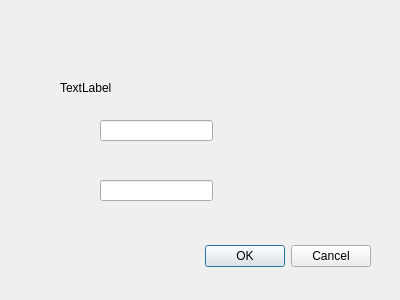
<?xml version="1.0" encoding="UTF-8"?>
<ui version="4.0">
 <class>Dialog2</class>
 <widget class="QDialog" name="Dialog2">
  <property name="geometry">
   <rect>
    <x>0</x>
    <y>0</y>
    <width>400</width>
    <height>300</height>
   </rect>
  </property>
  <property name="windowTitle">
   <string>Dialog</string>
  </property>
  <widget class="QDialogButtonBox" name="buttonBox">
   <property name="geometry">
    <rect>
     <x>30</x>
     <y>240</y>
     <width>341</width>
     <height>32</height>
    </rect>
   </property>
   <property name="orientation">
    <enum>Qt::Horizontal</enum>
   </property>
   <property name="standardButtons">
    <set>QDialogButtonBox::Cancel|QDialogButtonBox::Ok</set>
   </property>
  </widget>
  <widget class="QLineEdit" name="lineEdit">
   <property name="geometry">
    <rect>
     <x>100</x>
     <y>120</y>
     <width>113</width>
     <height>21</height>
    </rect>
   </property>
  </widget>
  <widget class="QLineEdit" name="lineEdit_2">
   <property name="geometry">
    <rect>
     <x>100</x>
     <y>180</y>
     <width>113</width>
     <height>21</height>
    </rect>
   </property>
  </widget>
  <widget class="QLabel" name="label">
   <property name="geometry">
    <rect>
     <x>60</x>
     <y>80</y>
     <width>72</width>
     <height>15</height>
    </rect>
   </property>
   <property name="text">
    <string>TextLabel</string>
   </property>
  </widget>
 </widget>
 <resources/>
 <connections>
  <connection>
   <sender>buttonBox</sender>
   <signal>accepted()</signal>
   <receiver>Dialog2</receiver>
   <slot>accept()</slot>
   <hints>
    <hint type="sourcelabel">
     <x>248</x>
     <y>254</y>
    </hint>
    <hint type="destinationlabel">
     <x>157</x>
     <y>274</y>
    </hint>
   </hints>
  </connection>
  <connection>
   <sender>buttonBox</sender>
   <signal>rejected()</signal>
   <receiver>Dialog2</receiver>
   <slot>reject()</slot>
   <hints>
    <hint type="sourcelabel">
     <x>316</x>
     <y>260</y>
    </hint>
    <hint type="destinationlabel">
     <x>286</x>
     <y>274</y>
    </hint>
   </hints>
  </connection>
 </connections>
</ui>
